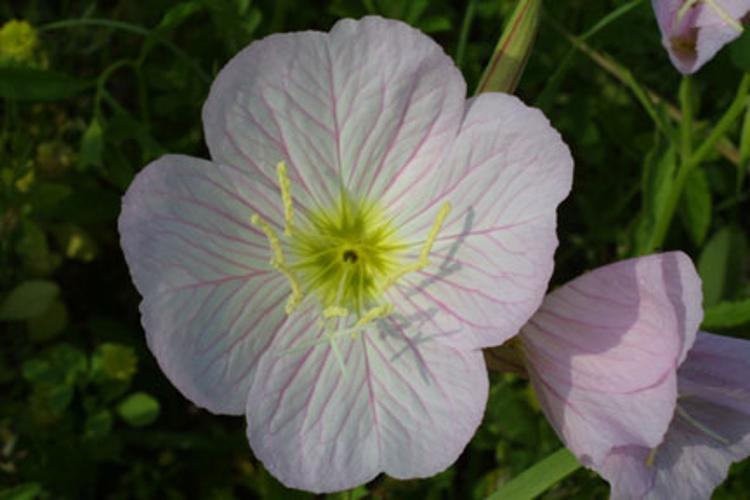
#> input picture image_processing/bunga1.jpg, 750 x 500 px
$ jupyter execute ip_morphology.ipynb
#> lines starting #> are read from the running program, lines starting #| are printed output that depends on the picture
[cell 1]
# import the necessary packages
from matplotlib import pyplot as plt
import argparse
import cv2

[cell 2]
def plt_imshow(title, image):
	# convert the image frame BGR to RGB color space and display it
	image = cv2.cvtColor(image, cv2.COLOR_BGR2RGB)
	plt.imshow(image)
	plt.title(title)
	plt.grid(False)
	plt.show()

[cell 3]
# since we are using Jupyter Notebooks we can replace our argument
# parsing code with *hard coded* arguments and values
args = {
	"image": "bunga1.jpg"
}

[cell 4]
# load the image, convert it to grayscale, and display it to our
# screen
image = cv2.imread(args["image"])
#> image is the input picture: shape (500, 750, 3); mean B, G, R 75, 89.8, 87.5
gray = cv2.cvtColor(image, cv2.COLOR_BGR2GRAY)
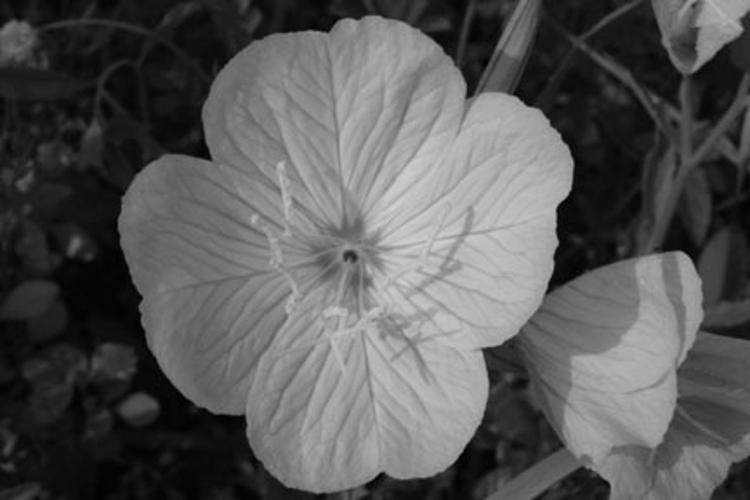
#> gray: shape (500, 750); min 0, max 209, mean 87.4
plt_imshow("Original", image)

# apply a series of erosions
for i in range(0, 3):
	eroded = cv2.erode(gray.copy(), None, iterations=i + 1)
	plt_imshow("Eroded {} times".format(i + 1), eroded)
#> this loop made 3 passes
#> pass 2, `eroded = cv2.erode(gray.copy(), None, iterations=i + 1)`:
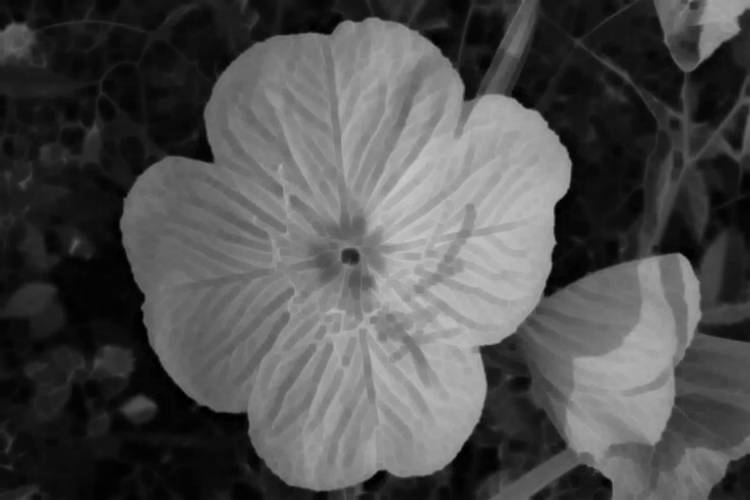
#> eroded: shape (500, 750); min 0, max 199, mean 79

[cell 5]
# display the original image
plt_imshow("Original", image)

# apply a series of dilations
for i in range(0, 3):
	dilated = cv2.dilate(gray.copy(), None, iterations=i + 1)
	plt_imshow("Dilated {} times".format(i + 1), dilated)
#> this loop made 3 passes
#> pass 2, `dilated = cv2.dilate(gray.copy(), None, iterations=i + 1)`:
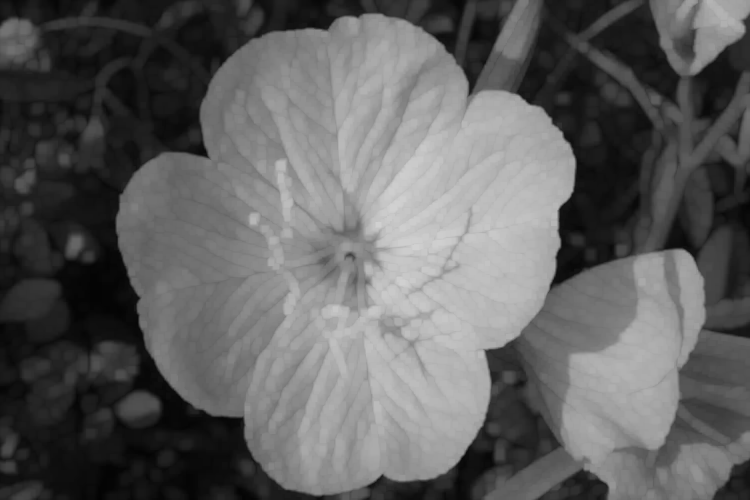
#> dilated: shape (500, 750); min 2, max 209, mean 95.7

[cell 6]
# close all windows to cleanup the screen, then initialize a list of
# of kernels sizes that will be applied to the image
plt_imshow("Original", image)
kernelSizes = [(3, 3), (5, 5), (7, 7)]

# loop over the kernels sizes
for kernelSize in kernelSizes:
	# construct a rectangular kernel from the current size and then
	# apply an "opening" operation
	kernel = cv2.getStructuringElement(cv2.MORPH_RECT, kernelSize)
	opening = cv2.morphologyEx(gray, cv2.MORPH_OPEN, kernel)
	plt_imshow("Opening: ({}, {})".format(
		kernelSize[0], kernelSize[1]), opening)

[cell 7]
# display the original image
plt_imshow("Original", image)

# loop over the kernels sizes again
for kernelSize in kernelSizes:
	# construct a rectangular kernel form the current size, but this
	# time apply a "closing" operation
	kernel = cv2.getStructuringElement(cv2.MORPH_RECT, kernelSize)
	closing = cv2.morphologyEx(gray, cv2.MORPH_CLOSE, kernel)
	plt_imshow("Closing: ({}, {})".format(
		kernelSize[0], kernelSize[1]), closing)
#> this loop made 3 passes
#> kernel on pass 1: [[1, 1, 1], [1, 1, 1], [1, 1, 1]]

[cell 8]
# display the original image
plt_imshow("Original", image)

# loop over the kernels a final time
for kernelSize in kernelSizes:
	# construct a rectangular kernel and apply a "morphological
	# gradient" operation to the image
	kernel = cv2.getStructuringElement(cv2.MORPH_RECT, kernelSize)
	gradient = cv2.morphologyEx(gray, cv2.MORPH_GRADIENT, kernel)
	plt_imshow("Gradient: ({}, {})".format(
		kernelSize[0], kernelSize[1]), gradient)
#> this loop made 3 passes
#> pass 1, `gradient = cv2.morphologyEx(gray, cv2.MORPH_GRADIENT, kernel)`:
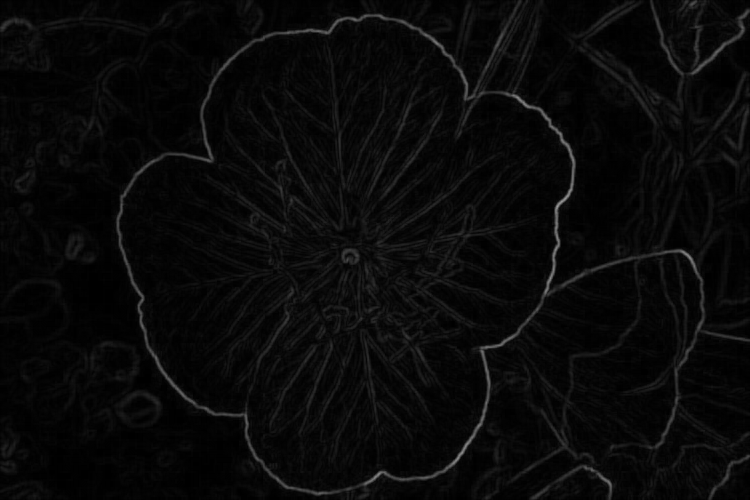
#> gradient: shape (500, 750); min 0, max 155, mean 9.1
#> pass 2, `gradient = cv2.morphologyEx(gray, cv2.MORPH_GRADIENT, kernel)`:
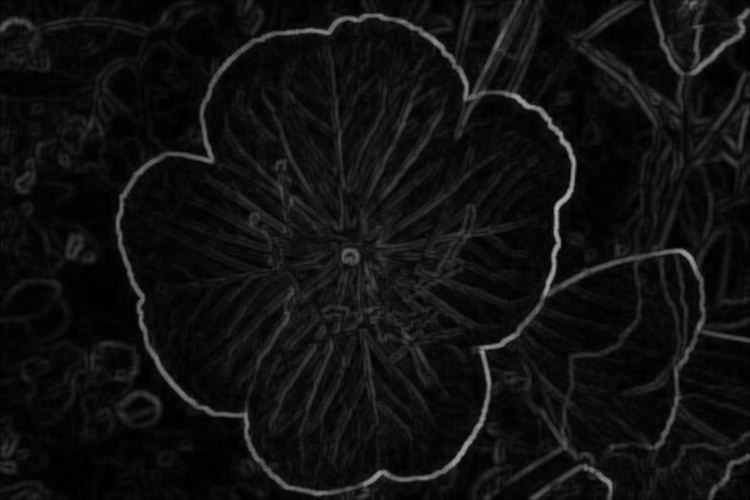
#> gradient: shape (500, 750); min 0, max 182, mean 16.7

[cell 9]
# since we are using Jupyter Notebooks we can replace our argument
# parsing code with *hard coded* arguments and values
args = {
	"image": "bunga1.jpg"
}

[cell 10]
import cv2
# load the image and convert it to grayscale
image = cv2.imread(args["image"])
gray = cv2.cvtColor(image, cv2.COLOR_BGR2GRAY)

# construct a rectangular kernel (13x5) and apply a blackhat
# operation which enables us to find dark regions on a light
# background
rectKernel = cv2.getStructuringElement(cv2.MORPH_RECT, (13, 5))
blackhat = cv2.morphologyEx(gray, cv2.MORPH_BLACKHAT, rectKernel)
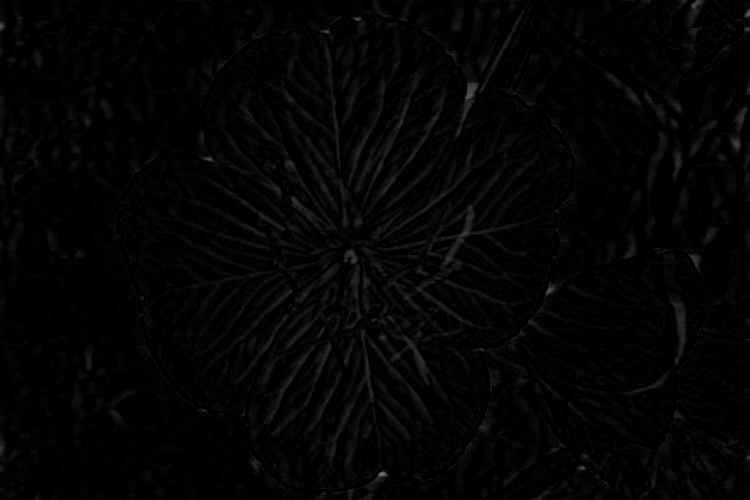
#> blackhat: shape (500, 750); min 0, max 123, mean 4

[cell 11]
# similarly, a tophat (also called a "whitehat") operation will
# enable us to find light regions on a dark background
tophat = cv2.morphologyEx(gray, cv2.MORPH_TOPHAT, rectKernel)
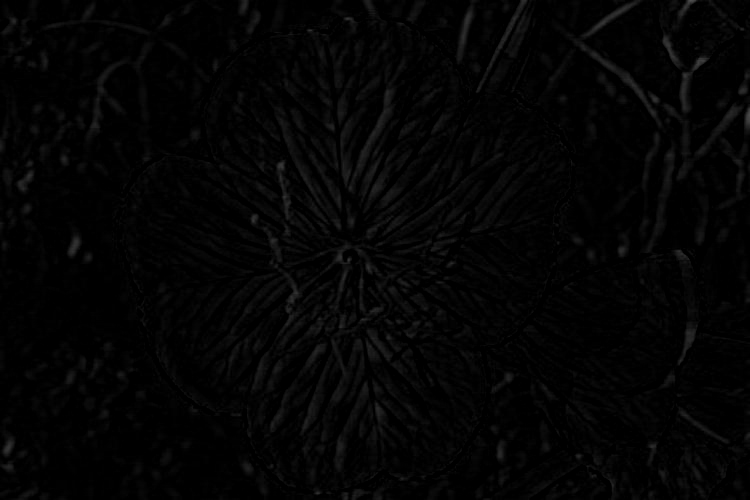
#> tophat: shape (500, 750); min 0, max 80, mean 4

# show the output images
plt_imshow("Original", image)
plt_imshow("Blackhat", blackhat)
plt_imshow("Tophat", tophat)
